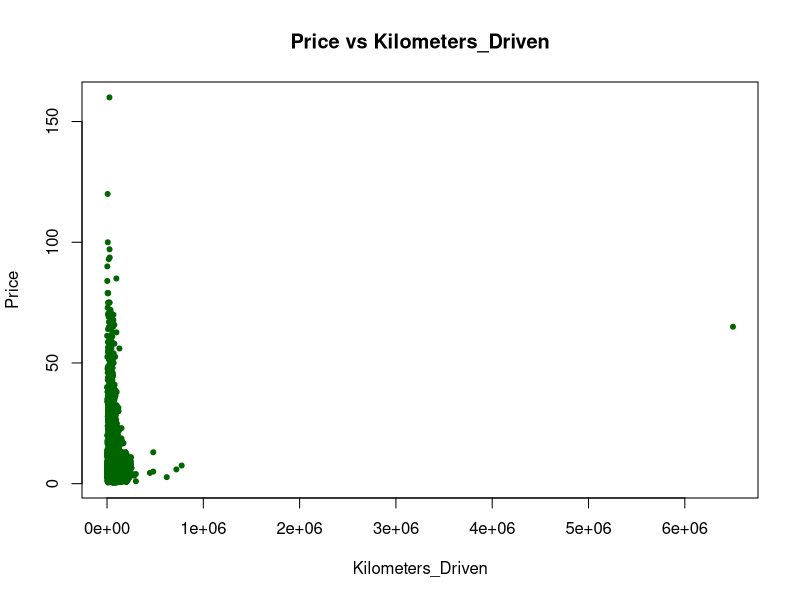
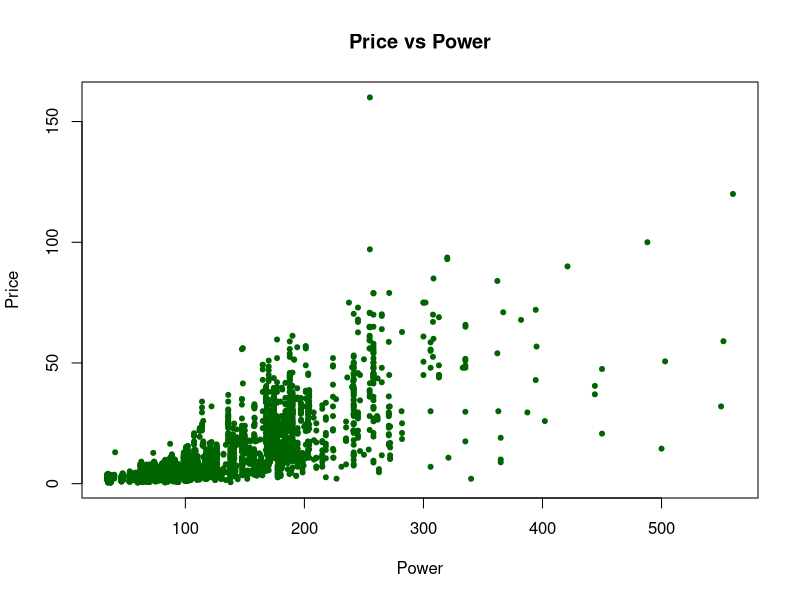
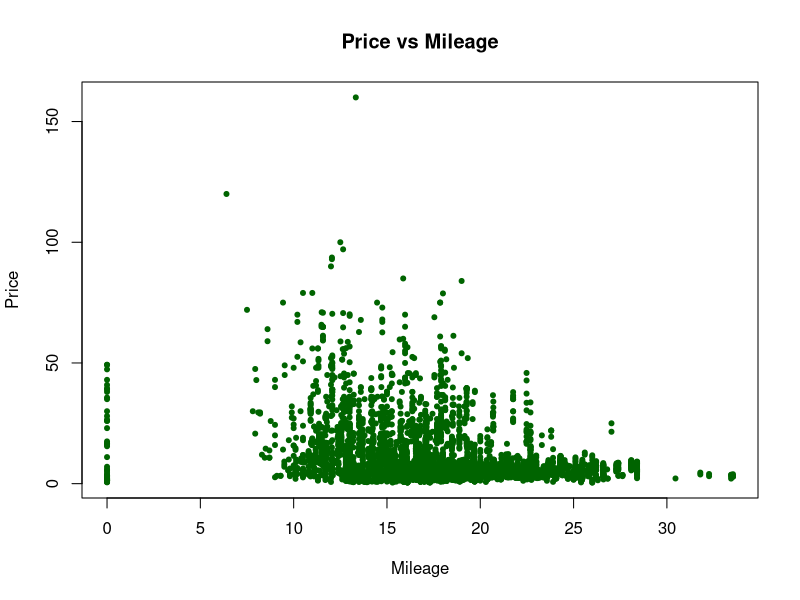
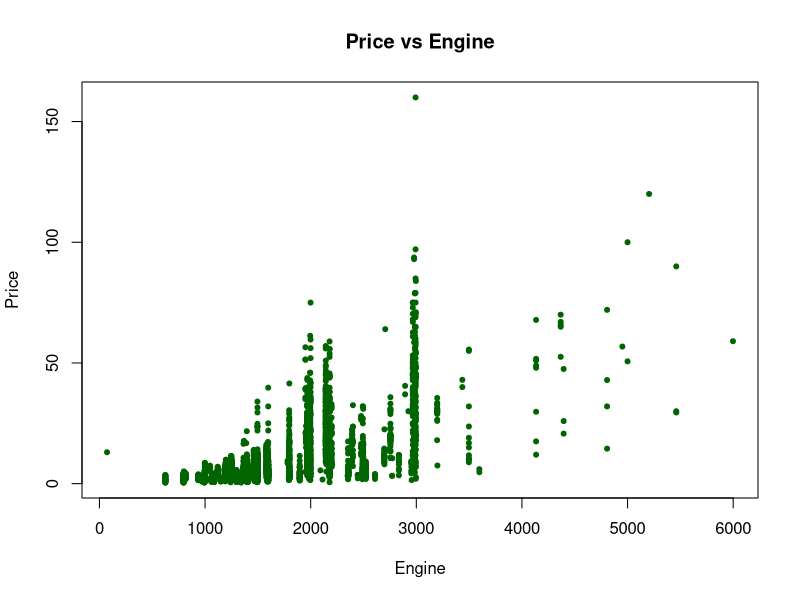
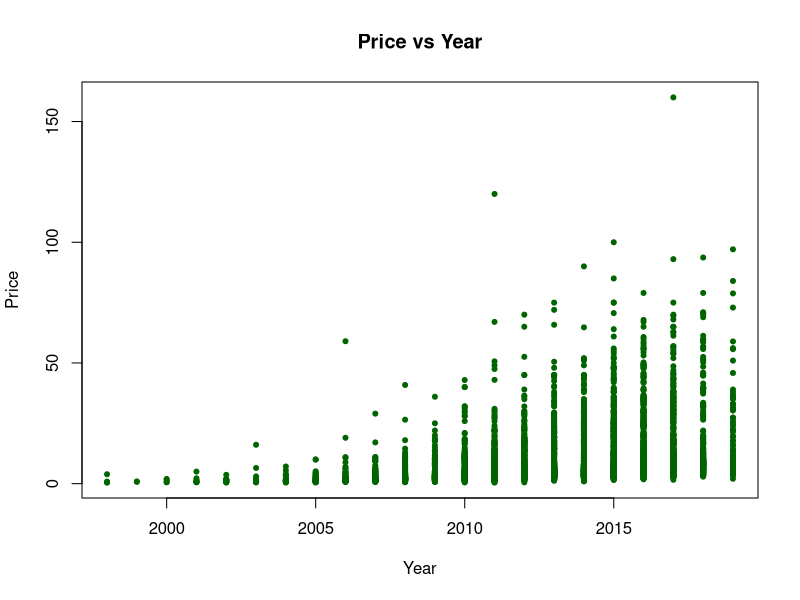

These charts were generated, in order, by the following R code: (Note: this script raises an error after producing the figures.)
## ---- chunk 1
options(scipen = 1, digits = 4, width = 80, fig.align = "center")
## ---- chunk 2
original = read.csv("used_car.csv")
summary(original)
## ---- chunk 3
plot(Price ~ Kilometers_Driven, data = original, pch = 20, col = "darkgreen",main = "Price vs Kilometers_Driven", cex = 1)
plot(Price ~ Power, data = original, pch = 20, col = "darkgreen", main = "Price vs Power", cex = 1)
plot(Price ~ Mileage, data = original, pch = 20, col = "darkgreen", main = "Price vs Mileage", cex = 1)
plot(Price ~ Engine, data = original, pch = 20, col = "darkgreen", main = "Price vs Engine", cex = 1)
plot(Price ~ Year, data = original, pch = 20, col = "darkgreen", main = "Price vs Year", cex = 1)
## ---- chunk 4
used_car = read.csv("used_car_cleaned.csv")
ucar = na.omit(used_car)
str(ucar)
## ---- chunk 5
ucar$Fuel_Type = as.factor(ucar$Fuel_Type)
ucar$Transmission = as.factor(ucar$Transmission)
ucar$Owner_Type = as.factor(ucar$Owner_Type)
ucar$Seats = as.factor(ucar$Seats)
## ---- chunk 6
car_add = lm(Price ~., data = ucar)
add_back_aic = step(car_add, direction = "backward", trace = 0)
coef(add_back_aic)
## ---- chunk 7
library(lmtest)
bptest(add_back_aic)
shapiro.test(resid(add_back_aic))
## ---- chunk 8
qqnorm(resid(add_back_aic), main = "Normal Q-Q Plot Before Removing Influential Points", col = "darkgrey")
qqline(resid(add_back_aic), col = "dodgerblue", lwd = 2)

cook = cooks.distance(add_back_aic)
add_back_aic2 = lm(Price ~., data = ucar, subset = (cook < 4 / length(cook)))

qqnorm(resid(add_back_aic2), main = "Normal Q-Q Plot After Removing Influential Points", col = "darkgrey")
qqline(resid(add_back_aic2), col = "dodgerblue", lwd = 2)
## ---- chunk 9
shapiro.test(resid(add_back_aic2))
bptest(add_back_aic2)
## ---- chunk 10
car_poly = lm(Price ~.+ I(Kilometers_Driven^2) +I(Mileage^2) + I(Engine^2) +I(Power^2), data = ucar)
poly_back_aic = step(car_poly, direction = "backward", trace = 0)
coef(poly_back_aic)
bptest(poly_back_aic)
shapiro.test(resid(poly_back_aic))
## ---- chunk 11
poly_back_aic2 = lm(Price ~.+ I(Kilometers_Driven^2) +I(Mileage^2) + I(Engine^2) +I(Power^2), data = ucar, subset = (cook < 4 / length(cook)))
shapiro.test(resid(poly_back_aic2))
bptest(poly_back_aic2)
## ---- chunk 12
car_int = lm(Price ~.^2, data = ucar)
int_back_aic = step(car_int, direction = "backward", trace = 0)
coef(int_back_aic)
bptest(int_back_aic)
shapiro.test(resid(int_back_aic))
## ---- chunk 13
int_back_aic2 = lm(Price ~.^2, data = ucar, subset = (cook < 4 / length(cook)))
shapiro.test(resid(int_back_aic2))
bptest(int_back_aic2)
## ---- chunk 14
integ_model = lm(Price ~.^2 - Engine + I(Kilometers_Driven^2) +I(Mileage^2) + I(Engine^2) - Year: Engine - Year:Owner_Type - Kilometers_Driven:Owner_Type - Kilometers_Driven:Power - Fuel_Type:Transmission - Fuel_Type:Owner_Type - Fuel_Type:Mileage - Transmission:Owner_Type - Transmission:Engine - Owner_Type:Mileage - Owner_Type:Engine - Owner_Type:Power - Owner_Type:Seats - Mileage:Engine , data = ucar)
summary(integ_model)
bptest(integ_model)
shapiro.test(resid(integ_model))

cook = cooks.distance(integ_model)
integ_model2 = lm(Price ~., data = ucar, subset = (cook < 4 / length(cook)))
bptest(integ_model2)
shapiro.test(resid(integ_model2))
